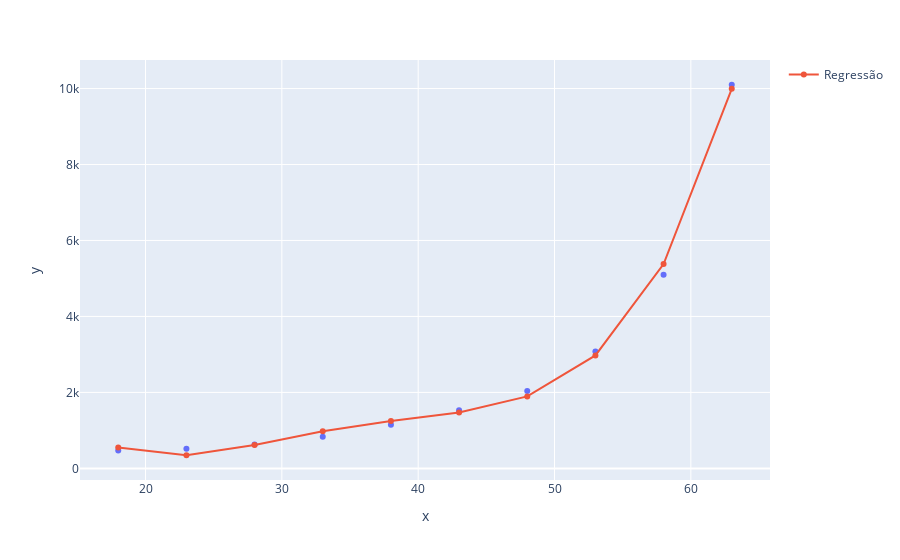

The cell this chart's notebook holds for it:
### Code cell
grafico = px.scatter(x=x_plano_saude2[:, 0], y=y_plano_saude2)
grafico.add_scatter(x=x_plano_saude2[:, 0], y=previsoes, name='Regressão')
grafico.show()

### Figure 1 — Plotly figure (JSON) as saved in the notebook; plotly's stock layout.template omitted (floating-point values rounded to 4 significant figures)
{"data": [{"hovertemplate": "x=%{x}<br>y=%{y}<extra></extra>", "legendgroup": "", "marker": {"color": "#636efa", "symbol": "circle"}, "mode": "markers", "name": "", "orientation": "v", "showlegend": false, "type": "scatter", "x": [18, 23, 28, 33, 38, 43, 48, 53, 58, 63], "xaxis": "x", "y": [470, 520, 630, 830, 1150, 1530, 2040, 3080, 5100, 10100], "yaxis": "y"}, {"name": "Regressão", "type": "scatter", "x": [18, 23, 28, 33, 38, 43, 48, 53, 58, 63], "y": [549.7, 345.9, 616.5, 975.8, 1249.0, 1473.0, 1895.0, 2973.0, 5379.0, 9993.0]}], "layout": {"legend": {"tracegroupgap": 0}, "margin": {"t": 60}, "xaxis": {"anchor": "y", "domain": [0, 1], "title": {"text": "x"}}, "yaxis": {"anchor": "x", "domain": [0, 1], "title": {"text": "y"}}}}
